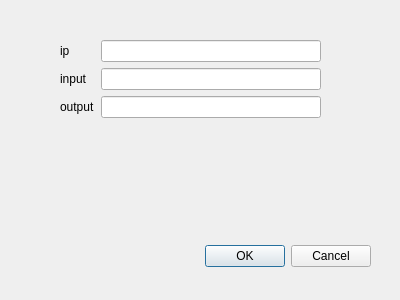
<?xml version="1.0" encoding="UTF-8"?>
<ui version="4.0">
 <class>Dialog</class>
 <widget class="QDialog" name="Dialog">
  <property name="geometry">
   <rect>
    <x>0</x>
    <y>0</y>
    <width>400</width>
    <height>300</height>
   </rect>
  </property>
  <property name="windowTitle">
   <string>Dialog</string>
  </property>
  <widget class="QDialogButtonBox" name="buttonBox">
   <property name="geometry">
    <rect>
     <x>30</x>
     <y>240</y>
     <width>341</width>
     <height>32</height>
    </rect>
   </property>
   <property name="orientation">
    <enum>Qt::Horizontal</enum>
   </property>
   <property name="standardButtons">
    <set>QDialogButtonBox::Cancel|QDialogButtonBox::Ok</set>
   </property>
   <property name="centerButtons">
    <bool>false</bool>
   </property>
  </widget>
  <widget class="QWidget" name="">
   <property name="geometry">
    <rect>
     <x>60</x>
     <y>40</y>
     <width>261</width>
     <height>111</height>
    </rect>
   </property>
   <layout class="QFormLayout" name="formLayout">
    <item row="0" column="0">
     <widget class="QLabel" name="label">
      <property name="text">
       <string>ip</string>
      </property>
     </widget>
    </item>
    <item row="0" column="1">
     <widget class="QLineEdit" name="lineEdit"/>
    </item>
    <item row="1" column="0">
     <widget class="QLabel" name="label_2">
      <property name="text">
       <string>input</string>
      </property>
     </widget>
    </item>
    <item row="1" column="1">
     <widget class="QLineEdit" name="lineEdit_2"/>
    </item>
    <item row="2" column="0">
     <widget class="QLabel" name="label_3">
      <property name="text">
       <string>output</string>
      </property>
     </widget>
    </item>
    <item row="2" column="1">
     <widget class="QLineEdit" name="lineEdit_3"/>
    </item>
   </layout>
  </widget>
 </widget>
 <resources/>
 <connections>
  <connection>
   <sender>buttonBox</sender>
   <signal>accepted()</signal>
   <receiver>Dialog</receiver>
   <slot>accept()</slot>
   <hints>
    <hint type="sourcelabel">
     <x>248</x>
     <y>254</y>
    </hint>
    <hint type="destinationlabel">
     <x>157</x>
     <y>274</y>
    </hint>
   </hints>
  </connection>
  <connection>
   <sender>buttonBox</sender>
   <signal>rejected()</signal>
   <receiver>Dialog</receiver>
   <slot>reject()</slot>
   <hints>
    <hint type="sourcelabel">
     <x>316</x>
     <y>260</y>
    </hint>
    <hint type="destinationlabel">
     <x>286</x>
     <y>274</y>
    </hint>
   </hints>
  </connection>
 </connections>
</ui>
